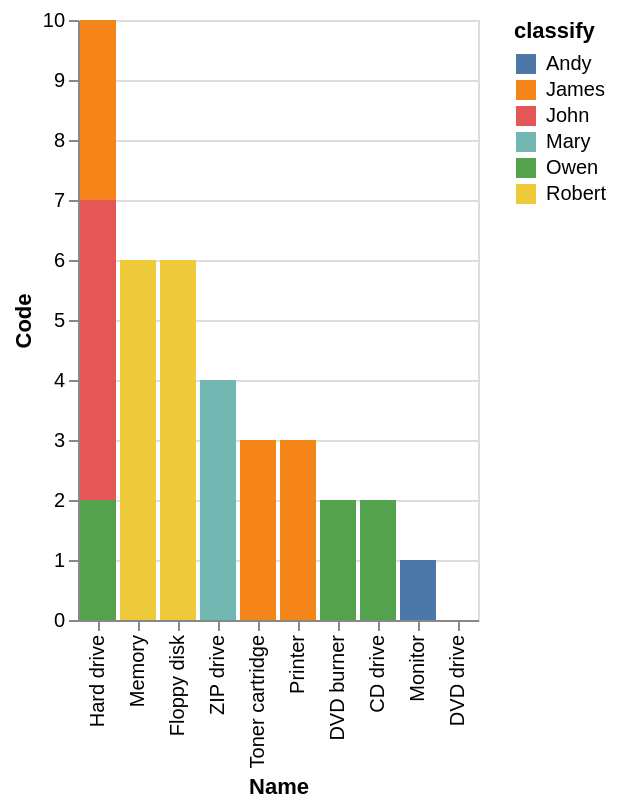

The specification (Vega-Lite) saved for this image:
### Vega-Lite specification from a JSON file in a GitHub repository (floating-point values rounded to 4 significant figures)
{"data": {"values": [{"x_data": "Memory", "y_data": 0, "classify": "Andy"}, {"x_data": "Floppy disk", "y_data": 0, "classify": "Andy"}, {"x_data": "Hard drive", "y_data": 0, "classify": "Andy"}, {"x_data": "DVD drive", "y_data": 0, "classify": "Andy"}, {"x_data": "ZIP drive", "y_data": 0, "classify": "Andy"}, {"x_data": "Toner cartridge", "y_data": 0, "classify": "Andy"}, {"x_data": "Printer", "y_data": 0, "classify": "Andy"}, {"x_data": "DVD burner", "y_data": 0, "classify": "Andy"}, {"x_data": "CD drive", "y_data": 0, "classify": "Andy"}, {"x_data": "Monitor", "y_data": 1, "classify": "Andy"}, {"x_data": "Memory", "y_data": 0, "classify": "James"}, {"x_data": "Floppy disk", "y_data": 0, "classify": "James"}, {"x_data": "Hard drive", "y_data": 3, "classify": "James"}, {"x_data": "DVD drive", "y_data": 0, "classify": "James"}, {"x_data": "ZIP drive", "y_data": 0, "classify": "James"}, {"x_data": "Toner cartridge", "y_data": 3, "classify": "James"}, {"x_data": "Printer", "y_data": 3, "classify": "James"}, {"x_data": "DVD burner", "y_data": 0, "classify": "James"}, {"x_data": "CD drive", "y_data": 0, "classify": "James"}, {"x_data": "Monitor", "y_data": 0, "classify": "James"}, {"x_data": "Memory", "y_data": 0, "classify": "John"}, {"x_data": "Floppy disk", "y_data": 0, "classify": "John"}, {"x_data": "Hard drive", "y_data": 5, "classify": "John"}, {"x_data": "DVD drive", "y_data": 0, "classify": "John"}, {"x_data": "ZIP drive", "y_data": 0, "classify": "John"}, {"x_data": "Toner cartridge", "y_data": 0, "classify": "John"}, {"x_data": "Printer", "y_data": 0, "classify": "John"}, {"x_data": "DVD burner", "y_data": 0, "classify": "John"}, {"x_data": "CD drive", "y_data": 0, "classify": "John"}, {"x_data": "Monitor", "y_data": 0, "classify": "John"}, {"x_data": "Memory", "y_data": 0, "classify": "Mary"}, {"x_data": "Floppy disk", "y_data": 0, "classify": "Mary"}, {"x_data": "Hard drive", "y_data": 0, "classify": "Mary"}, {"x_data": "DVD drive", "y_data": 0, "classify": "Mary"}, {"x_data": "ZIP drive", "y_data": 4, "classify": "Mary"}, {"x_data": "Toner cartridge", "y_data": 0, "classify": "Mary"}, {"x_data": "Printer", "y_data": 0, "classify": "Mary"}, {"x_data": "DVD burner", "y_data": 0, "classify": "Mary"}, {"x_data": "CD drive", "y_data": 0, "classify": "Mary"}, {"x_data": "Monitor", "y_data": 0, "classify": "Mary"}, {"x_data": "Memory", "y_data": 0, "classify": "Owen"}, {"x_data": "Floppy disk", "y_data": 0, "classify": "Owen"}, {"x_data": "Hard drive", "y_data": 2, "classify": "Owen"}, {"x_data": "DVD drive", "y_data": 0, "classify": "Owen"}, {"x_data": "ZIP drive", "y_data": 0, "classify": "Owen"}, {"x_data": "Toner cartridge", "y_data": 0, "classify": "Owen"}, {"x_data": "Printer", "y_data": 0, "classify": "Owen"}, {"x_data": "DVD burner", "y_data": 2, "classify": "Owen"}, {"x_data": "CD drive", "y_data": 2, "classify": "Owen"}, {"x_data": "Monitor", "y_data": 0, "classify": "Owen"}, {"x_data": "Memory", "y_data": 6, "classify": "Robert"}, {"x_data": "Floppy disk", "y_data": 6, "classify": "Robert"}, {"x_data": "Hard drive", "y_data": 0, "classify": "Robert"}, {"x_data": "DVD drive", "y_data": 0, "classify": "Robert"}, {"x_data": "ZIP drive", "y_data": 0, "classify": "Robert"}, {"x_data": "Toner cartridge", "y_data": 0, "classify": "Robert"}, {"x_data": "Printer", "y_data": 0, "classify": "Robert"}, {"x_data": "DVD burner", "y_data": 0, "classify": "Robert"}, {"x_data": "CD drive", "y_data": 0, "classify": "Robert"}, {"x_data": "Monitor", "y_data": 0, "classify": "Robert"}]}, "mark": "bar", "encoding": {"x": {"field": "x_data", "type": "nominal", "title": "Name", "sort": {"op": "sum", "field": "y_data", "order": "descending"}}, "y": {"field": "y_data", "type": "quantitative", "title": "Code"}, "color": {"field": "classify"}}}
